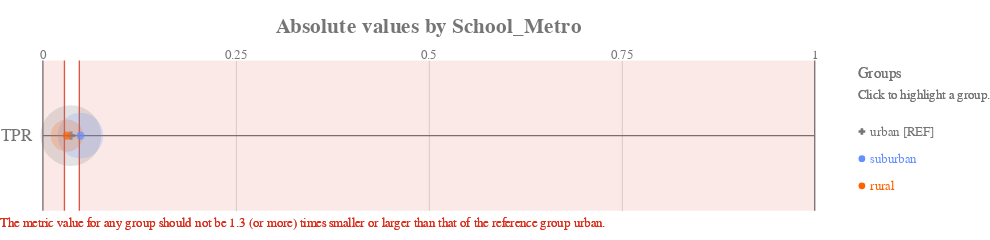

Source (notebook cell):
### Code cell
%matplotlib inline
ap.absolute(bdf, metrics, 'school_metro', fairness_threshold = disparity_tolerance)

### Figure 1 — Vega-Lite specification as saved in the notebook (floating-point values rounded to 4 significant figures)
{"config": {"view": {"continuousWidth": 400, "continuousHeight": 300, "strokeWidth": 0}, "axisLeft": {"labelColor": "rgb(117,117,117)", "labelFont": "Arial", "labelFontSize": 16}, "title": {"align": "center", "baseline": "middle", "color": "rgb(117,117,117)", "font": "Arial", "fontSize": 20, "fontWeight": "bold"}}, "layer": [{"data": {"name": "data-2877b248c93196b56da8c0b23bb53c1d"}, "mark": {"type": "rule", "stroke": "rgb(117,117,117)", "strokeWidth": 1.25, "tooltip": ""}, "encoding": {"x": {"type": "quantitative", "field": "start", "scale": {"domain": [0, 1], "range": [40.0, 760.0]}}, "x2": {"field": "end"}, "y": {"type": "nominal", "axis": {"domain": false, "labelAngle": 0, "labelPadding": -30, "orient": "left", "ticks": false, "title": ""}, "field": "y_position", "scale": {"domain": ["TPR"], "range": [17.5, 157.5]}}}}, {"data": {"name": "data-6cfe259518f6c7b358d8f836a73e6b7f"}, "mark": {"type": "rule", "stroke": "rgb(117,117,117)", "strokeWidth": 1.25, "tooltip": ""}, "encoding": {"x": {"type": "quantitative", "field": "x_position", "scale": {"domain": [0, 1], "range": [40.0, 760.0]}}, "y": {"value": 17.5}, "y2": {"value": 157.5}}}, {"data": {"name": "data-60ed1133fa688d151d36705a369482e0"}, "mark": {"type": "text", "align": "center", "color": "rgb(117,117,117)", "font": "Arial", "fontSize": 12, "fontWeight": "normal", "tooltip": ""}, "encoding": {"text": {"type": "nominal", "field": "value"}, "x": {"type": "quantitative", "field": "value", "scale": {"domain": [0, 1], "range": [40.0, 760.0]}}, "y": {"value": 12.25}}}, {"layer": [{"mark": {"type": "rect", "opacity": 0.8, "stroke": "rgb(217, 46, 28)", "strokeWidth": 1.25, "tooltip": ""}, "encoding": {"x": {"type": "quantitative", "field": "lower_threshold_value", "scale": {"domain": [0, 1], "range": [40.0, 760.0]}}, "x2": {"field": "lower_threshold_value"}, "y": {"type": "nominal", "axis": {"domain": false, "grid": false, "labels": false, "ticks": false, "title": " "}, "field": "metric", "scale": {"domain": ["TPR"], "range": [17.5, 157.5]}}}}, {"mark": {"type": "rect", "opacity": 0.8, "stroke": "rgb(217, 46, 28)", "strokeWidth": 1.25, "tooltip": ""}, "encoding": {"x": {"type": "quantitative", "field": "upper_threshold_value", "scale": {"domain": [0, 1], "range": [40.0, 760.0]}}, "x2": {"field": "upper_threshold_value"}, "y": {"type": "nominal", "axis": {"domain": false, "grid": false, "labels": false, "ticks": false, "title": " "}, "field": "metric", "scale": {"domain": ["TPR"], "range": [17.5, 157.5]}}}}, {"layer": [{"mark": {"type": "rect", "fill": "rgb(217, 46, 28)", "opacity": 0.1, "tooltip": ""}, "encoding": {"x": {"type": "quantitative", "field": "lower_threshold_value", "scale": {"domain": [0, 1], "range": [40.0, 760.0]}}, "x2": {"field": "lower_end"}, "y": {"type": "nominal", "axis": {"domain": false, "grid": false, "labels": false, "ticks": false, "title": " "}, "field": "metric", "scale": {"domain": ["TPR"], "range": [17.5, 157.5]}}}}, {"mark": {"type": "rect", "fill": "rgb(217, 46, 28)", "opacity": 0.1, "tooltip": ""}, "encoding": {"x": {"type": "quantitative", "field": "upper_threshold_value", "scale": {"domain": [0, 1], "range": [40.0, 760.0]}}, "x2": {"field": "upper_end"}, "y": {"type": "nominal", "axis": {"domain": false, "grid": false, "labels": false, "ticks": false, "title": " "}, "field": "metric", "scale": {"domain": ["TPR"], "range": [17.5, 157.5]}}}}]}, {"data": {"name": "data-79dd248bdaa0ea02c535240e8ad022c8"}, "mark": {"type": "text", "align": "left", "baseline": "top", "fill": "rgb(217, 46, 28)", "font": "Arial", "fontSize": 12, "fontWeight": "normal", "tooltip": ""}, "encoding": {"text": {"value": "The metric value for any group should not be 1.3 (or more) times smaller or larger than that of the reference group urban."}, "x": {"value": 0}, "y": {"value": 163.3}}}], "data": {"name": "data-9ea53a94b6d436858a763d24b5bfac00"}}, {"layer": [{"mark": "circle"}, {"data": {"name": "data-d216e55bbb4ab23ff983317016ae9017"}, "mark": {"type": "circle", "opacity": 0.2}, "encoding": {"color": {"condition": {"type": "nominal", "field": "attribute_value", "legend": null, "scale": {"domain": ["urban", "suburban", "rural"], "range": ["rgb(117,117,117)", "rgb(100, 143, 255)", "rgb(254, 97, 0)", "rgb(220, 38, 127)", "rgb(255, 176, 0)", "rgb(120, 94, 240)"]}, "selection": "selector005"}, "value": "rgb(224,224,224)"}, "size": {"type": "quantitative", "field": "group_size", "legend": null, "scale": {"domain": [0, 3125.0], "range": [0, 3848.0]}}, "tooltip": [{"type": "nominal", "field": "attribute_value", "title": "Group"}, {"type": "nominal", "field": "tooltip_group_size", "title": "Group Size"}, {"type": "nominal", "field": "tooltip_disparity_explanation_tpr", "title": "Disparity"}, {"type": "quantitative", "field": "tpr", "format": ".2f", "title": "TPR"}], "x": {"type": "quantitative", "axis": {"domain": false, "labels": false, "ticks": false, "title": null, "values": [0.25, 0.5, 0.75]}, "field": "tpr", "scale": {"domain": [0, 1], "range": [40.0, 760.0]}}, "y": {"type": "nominal", "axis": {"domain": false, "grid": false, "labels": false, "ticks": false, "title": " "}, "field": "metric_variable", "scale": {"domain": ["TPR"], "range": [17.5, 157.5]}}}, "selection": {"selector007": {"type": "multi", "empty": "all", "fields": ["attribute_value"]}}, "transform": [{"calculate": "'TPR'", "as": "metric_variable"}]}, {"layer": [{"mark": "point"}, {"data": {"name": "data-d216e55bbb4ab23ff983317016ae9017"}, "mark": {"type": "point", "filled": true, "size": 60}, "encoding": {"color": {"condition": {"type": "nominal", "field": "attribute_value", "legend": null, "scale": {"domain": ["urban", "suburban", "rural"], "range": ["rgb(117,117,117)", "rgb(100, 143, 255)", "rgb(254, 97, 0)", "rgb(220, 38, 127)", "rgb(255, 176, 0)", "rgb(120, 94, 240)"]}, "selection": "selector005"}, "value": "rgb(224,224,224)"}, "shape": {"type": "nominal", "field": "attribute_value", "legend": null, "scale": {"domain": ["urban", "suburban", "rural"], "range": ["cross", "circle", "circle"]}}, "tooltip": [{"type": "nominal", "field": "attribute_value", "title": "Group"}, {"type": "nominal", "field": "tooltip_group_size", "title": "Group Size"}, {"type": "nominal", "field": "tooltip_disparity_explanation_tpr", "title": "Disparity"}, {"type": "quantitative", "field": "tpr", "format": ".2f", "title": "TPR"}], "x": {"type": "quantitative", "axis": {"domain": false, "labels": false, "ticks": false, "title": null, "values": [0.25, 0.5, 0.75]}, "field": "tpr", "scale": {"domain": [0, 1], "range": [40.0, 760.0]}}, "y": {"type": "nominal", "axis": {"domain": false, "grid": false, "labels": false, "ticks": false, "title": " "}, "field": "metric_variable", "scale": {"domain": ["TPR"], "range": [17.5, 157.5]}}}, "selection": {"selector006": {"type": "multi", "empty": "all", "fields": ["attribute_value"]}}, "transform": [{"calculate": "'TPR'", "as": "metric_variable"}]}]}]}, {"layer": [{"mark": {"type": "point", "filled": true, "opacity": 1, "size": 39.48}, "encoding": {"color": {"condition": {"type": "nominal", "field": "attribute_value", "legend": null, "scale": {"domain": ["urban", "suburban", "rural"], "range": ["rgb(117,117,117)", "rgb(100, 143, 255)", "rgb(254, 97, 0)", "rgb(220, 38, 127)", "rgb(255, 176, 0)", "rgb(120, 94, 240)"]}, "selection": "selector005"}, "value": "rgb(224,224,224)"}, "shape": {"type": "nominal", "field": "attribute_value", "legend": null, "scale": {"domain": ["urban", "suburban", "rural"], "range": ["cross", "circle", "circle"]}}, "x": {"value": 804}, "y": {"type": "nominal", "axis": {"domain": false, "grid": false, "labels": false, "ticks": false, "title": " "}, "field": "attribute_value", "scale": {"domain": ["urban", "suburban", "rural"], "range": [71, 147]}}}, "selection": {"selector005": {"type": "multi", "empty": "all", "fields": ["attribute_value"]}}}, {"mark": {"type": "text", "align": "left", "baseline": "middle", "font": "Arial", "fontSize": 12, "fontWeight": "normal"}, "encoding": {"color": {"condition": {"type": "nominal", "field": "attribute_value", "legend": null, "scale": {"domain": ["urban", "suburban", "rural"], "range": ["rgb(117,117,117)", "rgb(100, 143, 255)", "rgb(254, 97, 0)", "rgb(220, 38, 127)", "rgb(255, 176, 0)", "rgb(120, 94, 240)"]}, "selection": "selector005"}, "value": "rgb(224,224,224)"}, "text": {"type": "nominal", "field": "label"}, "x": {"value": 812}, "y": {"type": "nominal", "axis": {"domain": false, "grid": false, "labels": false, "ticks": false, "title": " "}, "field": "attribute_value", "scale": {"domain": ["urban", "suburban", "rural"], "range": [71, 147]}}}, "selection": {"selector008": {"type": "multi", "empty": "all", "fields": ["attribute_value"]}}}, {"data": {"name": "data-79dd248bdaa0ea02c535240e8ad022c8"}, "mark": {"type": "text", "align": "left", "baseline": "middle", "color": "rgb(117,117,117)", "font": "Arial", "fontSize": 12, "fontWeight": "normal"}, "encoding": {"text": {"value": "Click to highlight a group."}, "x": {"value": 800}, "y": {"value": 49}}}, {"data": {"name": "data-79dd248bdaa0ea02c535240e8ad022c8"}, "mark": {"type": "text", "align": "left", "baseline": "middle", "color": "rgb(117,117,117)", "font": "Arial", "fontSize": 14, "fontWeight": "normal"}, "encoding": {"text": {"value": "Groups"}, "x": {"value": 800}, "y": {"value": 30}}}], "data": {"name": "data-31495a5db77544f0a9e358a64c53392c"}}], "height": 175, "padding": {"top": 15, "bottom": 10}, "resolve": {"scale": {"size": "independent", "y": "independent"}}, "title": "Absolute values by School_Metro", "width": 800, "$schema": "https://vega.github.io/schema/vega-lite/v4.8.1.json", "datasets": {"data-2877b248c93196b56da8c0b23bb53c1d": [{"y_position": "TPR", "start": 0, "end": 1}], "data-6cfe259518f6c7b358d8f836a73e6b7f": [{"x_position": 0}, {"x_position": 1}], "data-60ed1133fa688d151d36705a369482e0": [{"value": 0.0}, {"value": 0.25}, {"value": 0.5}, {"value": 0.75}, {"value": 1.0}], "data-9ea53a94b6d436858a763d24b5bfac00": [{"lower_end": 0, "upper_end": 1, "lower_threshold_value": 0.02794, "upper_threshold_value": 0.04722, "metric": "TPR"}], "data-79dd248bdaa0ea02c535240e8ad022c8": [{"a": 1, "b": 0}, {"a": 1, "b": 0}], "data-d216e55bbb4ab23ff983317016ae9017": [{"attribute_name": "school_metro", "attribute_value": "urban", "group_size": 2604, "total_entities": 5461, "tpr": 0.03632, "tpr_disparity": 1.0, "tpr_disparity_scaled": 0.0, "tooltip_group_size": "2,604 (47.68%)", "tooltip_disparity_explanation_tpr": "Reference group"}, {"attribute_name": "school_metro", "attribute_value": "suburban", "group_size": 1474, "total_entities": 5461, "tpr": 0.04873, "tpr_disparity": 1.342, "tpr_disparity_scaled": 0.3416, "tooltip_group_size": "1,474 (26.99%)", "tooltip_disparity_explanation_tpr": "1.34 times larger TPR than the reference group"}, {"attribute_name": "school_metro", "attribute_value": "rural", "group_size": 741, "total_entities": 5461, "tpr": 0.03113, "tpr_disparity": 0.8569, "tpr_disparity_scaled": -0.1669, "tooltip_group_size": "741 (13.57%)", "tooltip_disparity_explanation_tpr": "1.17 times smaller TPR than the reference group"}], "data-31495a5db77544f0a9e358a64c53392c": [{"attribute_value": "urban", "label": "urban [REF]"}, {"attribute_value": "suburban", "label": "suburban"}, {"attribute_value": "rural", "label": "rural"}]}}
